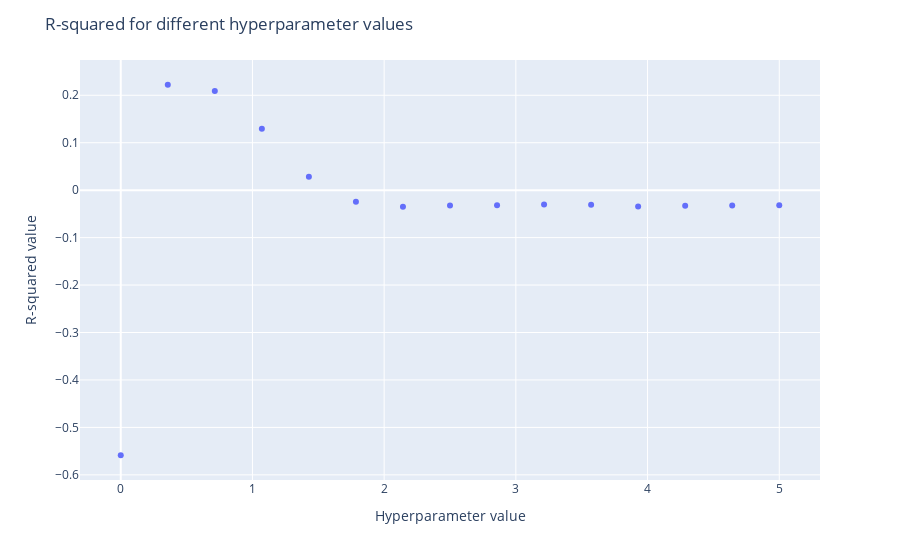

Notebook code for this chart:
### Code cell
fig = px.scatter(x=alpha_values,y=rsq)
fig.update_layout(
        yaxis_title='R-squared value',
        xaxis_title='Hyperparameter value',
        title = 'R-squared for different hyperparameter values')
fig.show()

### Figure 1 — Plotly figure (JSON) as saved in the notebook; plotly's stock layout.template omitted (floating-point values rounded to 4 significant figures)
{"data": [{"hovertemplate": "x=%{x}<br>y=%{y}<extra></extra>", "legendgroup": "", "marker": {"color": "#636efa", "symbol": "circle"}, "mode": "markers", "name": "", "orientation": "v", "showlegend": false, "type": "scatter", "x": [1e-05, 0.3572, 0.7143, 1.071, 1.429, 1.786, 2.143, 2.5, 2.857, 3.214, 3.571, 3.929, 4.286, 4.643, 5], "xaxis": "x", "y": [-0.5587, 0.2222, 0.2092, 0.1292, 0.02831, -0.02448, -0.03507, -0.03226, -0.03158, -0.03041, -0.03073, -0.03432, -0.03271, -0.03223, -0.03183], "yaxis": "y"}], "layout": {"legend": {"tracegroupgap": 0}, "margin": {"t": 60}, "title": {"text": "R-squared for different hyperparameter values"}, "xaxis": {"anchor": "y", "domain": [0, 1], "title": {"text": "Hyperparameter value"}}, "yaxis": {"anchor": "x", "domain": [0, 1], "title": {"text": "R-squared value"}}}}
